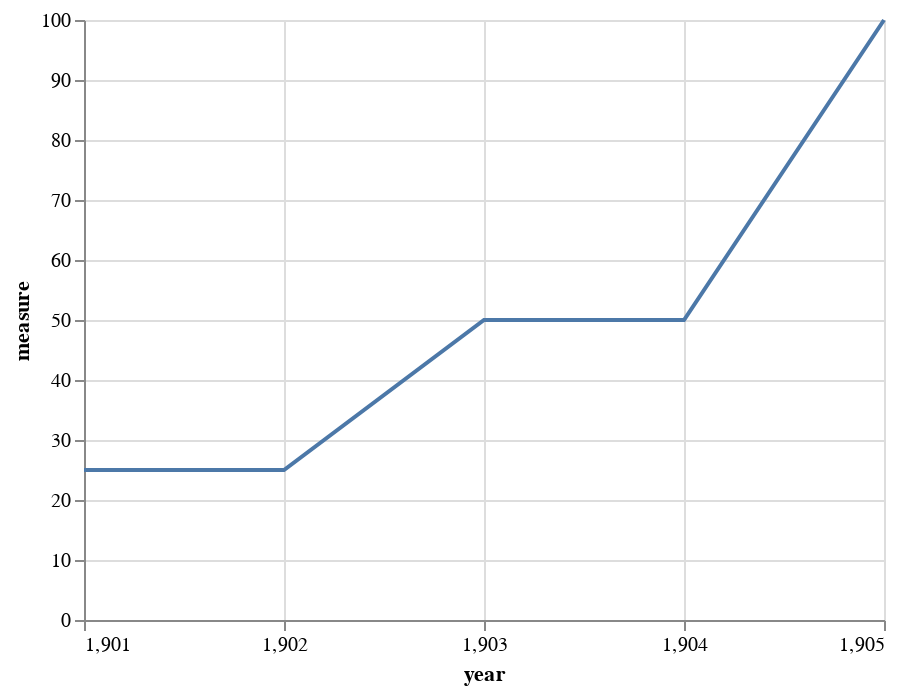

Write notebook code for a chart like this one.
### Code cell
small_scatter = scatter(small_data, 'year', 'measure')
small_scatter

### Figure 1 — Vega-Lite specification as saved in the notebook (floating-point values rounded to 4 significant figures)
{"config": {"view": {"continuousWidth": 400, "continuousHeight": 300}}, "data": {"name": "data-a35a2ee2f94e597ff220ef964f8a18c0"}, "mark": "line", "encoding": {"x": {"type": "quantitative", "axis": {"tickMinStep": 1}, "field": "year", "scale": {"zero": false}}, "y": {"type": "quantitative", "field": "measure"}}, "$schema": "https://vega.github.io/schema/vega-lite/v4.8.1.json", "datasets": {"data-a35a2ee2f94e597ff220ef964f8a18c0": [{"year": 1901, "measure": 25}, {"year": 1902, "measure": 25}, {"year": 1903, "measure": 50}, {"year": 1904, "measure": 50}, {"year": 1905, "measure": 100}]}}
